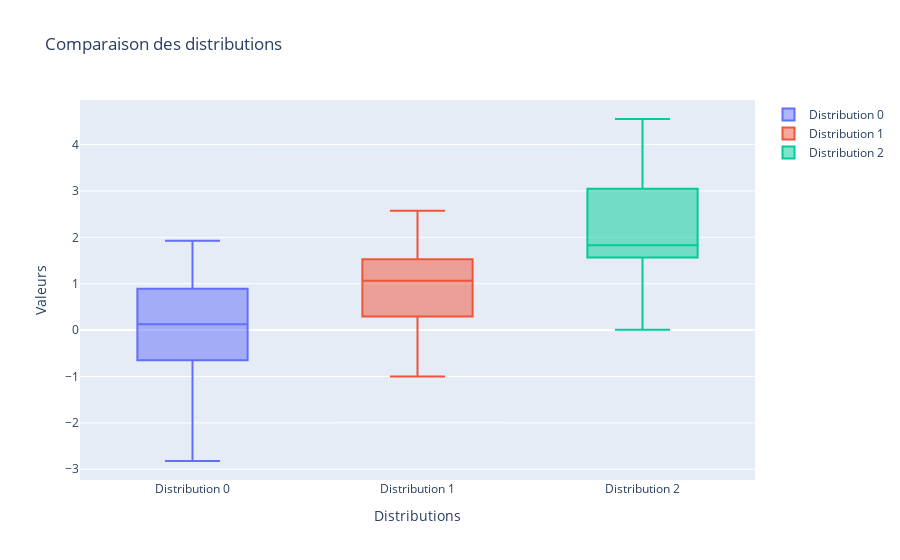

Notebook source saved alongside this figure:
### Code cell
import plotly.graph_objects as go
import numpy as np

y0 = np.random.randn(50)
y1 = np.random.randn(50) + 1  
y2 = np.random.randn(50) + 2  

fig = go.Figure()

fig.add_trace(go.Box(y=y0, name='Distribution 0'))
fig.add_trace(go.Box(y=y1, name='Distribution 1'))
fig.add_trace(go.Box(y=y2, name='Distribution 2'))

fig.update_layout(
    title="Comparaison des distributions",
    xaxis_title="Distributions",
    yaxis_title="Valeurs",
    showlegend=True
)

fig.show()

### Figure 1 — Plotly figure (JSON) as saved in the notebook; plotly's stock layout.template omitted (floating-point values rounded to 4 significant figures)
{"data": [{"name": "Distribution 0", "type": "box", "y": [-0.2673, -0.4964, 0.7504, -0.4397, -0.9185, 0.05804, 1.047, 1.924, 1.536, 0.0891, 1.04, -0.02129, 0.4855, -0.5172, -0.6516, -2.822, -1.046, 0.826, 0.4678, 1.459, 0.2638, 0.9087, 0.1632, 0.8984, 0.08642, -0.8608, 0.7928, -0.9855, -0.1029, 0.9415, -1.702, 1.024, -0.6506, 1.357, 0.4652, 1.643, 1.53, 0.3088, -0.9883, -0.2442, -1.156, 0.3331, 0.8932, -0.08643, -0.6889, -1.943, 0.5706, -0.9424, 0.04986, 0.3231]}, {"name": "Distribution 1", "type": "box", "y": [-0.9994, 1.373, 0.6732, -0.05284, 0.7446, -0.5595, 0.7383, -0.8208, 1.761, 1.876, 0.5661, 0.8016, 1.119, 2.574, 1.182, 1.641, 2.321, 0.4148, 1.134, 1.604, -0.09676, 2.228, 2.301, -0.1647, 0.868, 0.8601, 1.226, -0.1418, 2.108, 1.225, 0.06209, 1.008, 1.153, 1.116, 0.01078, 0.2915, 0.1334, 0.3354, 1.523, 0.2507, 1.621, 0.5368, 1.307, 1.309, 2.244, 1.528, 0.9452, 0.02974, 1.41, 1.905]}, {"name": "Distribution 2", "type": "box", "y": [3.104, 1.42, 2.108, 4.374, 2.726, 2.267, 1.958, 0.4027, 2.063, 1.259, 3.776, 4.086, 3.468, 1.648, 1.802, 3.453, 1.574, 0.5596, 1.563, 1.961, 1.576, 1.669, 3.325, 3.474, 1.821, 1.318, 3.103, 1.03, 1.767, 4.551, 1.758, 0.4762, 2.657, 3.484, 1.832, 0.8069, 1.643, 1.568, 0.869, 2.585, 1.905, 0.005268, 1.714, 3.046, 2.357, 1.605, 1.065, 0.8685, 1.925, 3.229]}], "layout": {"autosize": true, "showlegend": true, "title": {"text": "Comparaison des distributions"}, "xaxis": {"autorange": true, "range": [-0.5, 2.5], "title": {"text": "Distributions"}, "type": "category"}, "yaxis": {"autorange": true, "range": [-3.232, 4.961], "title": {"text": "Valeurs"}, "type": "linear"}}}
